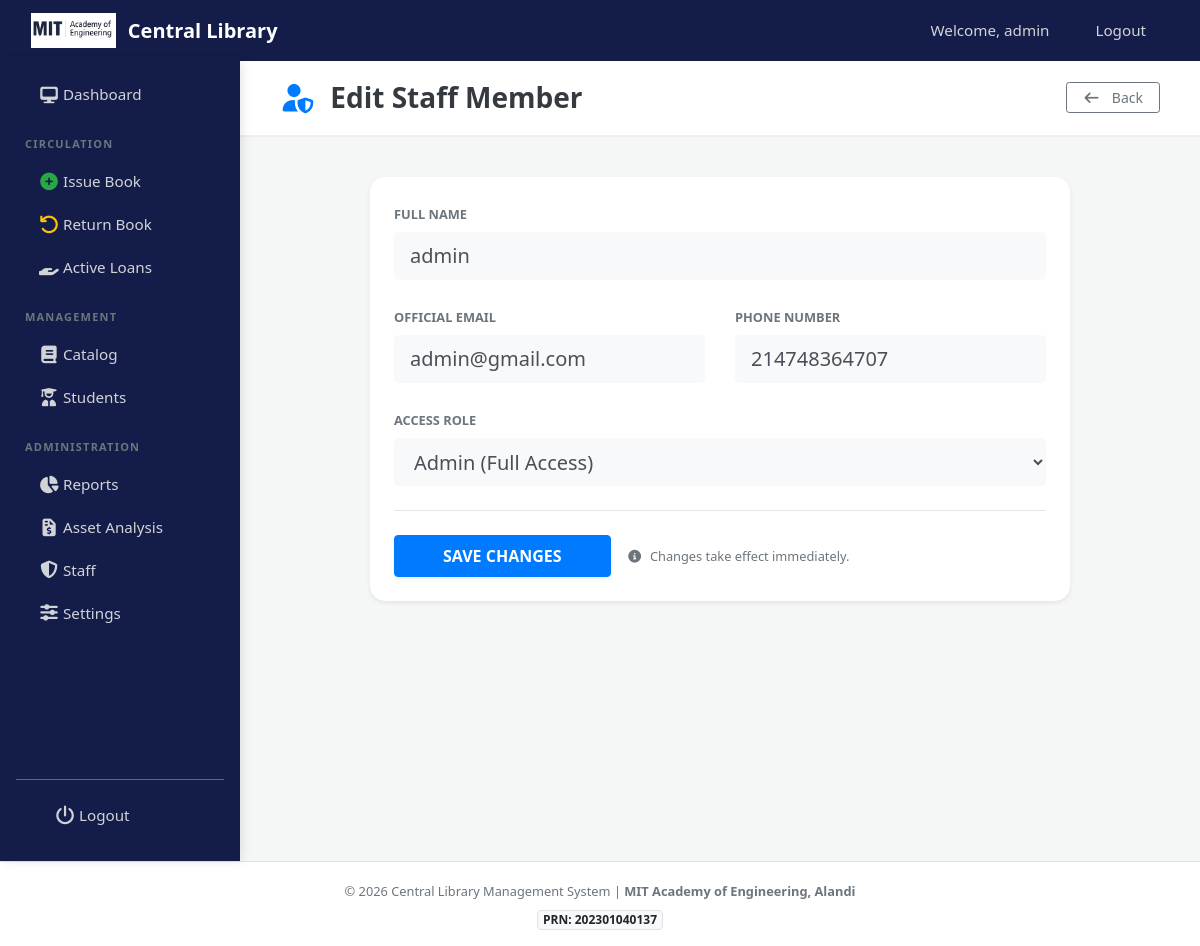
/admin/edit-staff.php?id=1 (signed in), run on the app's committed database.
### tables this page shows
CREATE TABLE `staff_accounts` (
  `id` int(11) NOT NULL,
  `name` varchar(100) NOT NULL,
  `email` varchar(100) NOT NULL,
  `password` varchar(255) NOT NULL,
  `role` enum('admin','staff') NOT NULL DEFAULT 'staff',
  `phone` varchar(15) DEFAULT NULL,
  `department` varchar(100) DEFAULT NULL,
  `created_at` timestamp NOT NULL DEFAULT current_timestamp(),
  `updated_at` timestamp NOT NULL DEFAULT current_timestamp() ON UPDATE current_timestamp(),
  `reset_otp` varchar(10) DEFAULT NULL,
  `otp_expiry` datetime DEFAULT NULL
);

### admin/edit-staff.php (the view, shortened to what this page needs)
<?php
require_once "../includes/header.php";
$id = mysqli_real_escape_string($connection, $_GET['id']);
$staff = mysqli_fetch_assoc(mysqli_query($connection, "SELECT * FROM staff_accounts WHERE id = '$id'"));
?>
<div class="main-wrapper">
    <?php include "../sidebar.php"; ?>
    <div class="content-area">
        <div class="sticky-header d-flex justify-content-between align-items-center">
            <h3 class="m-0 font-weight-bold text-dark">
                <i class="fas fa-user-shield text-primary mr-2"></i> Edit Staff Member
            </h3>
            <a href="manage-staff.php" class="btn btn-outline-secondary btn-sm px-3">
                <i class="fas fa-arrow-left mr-2"></i> Back
            </a>
        </div>
        <div class="main-content">
            <div class="card card-edit shadow-sm">
                <div class="card-body p-4">
                    <form method="POST">
                        <div class="form-group mb-4">
                            <label class="font-weight-bold small text-uppercase text-muted">Full Name</label>
                            <input type="text" name="name" class="form-control form-control-lg bg-light border-0" value="<?php echo htmlspecialchars($staff['name']); ?>" required>
                        </div>
                        <div class="row">
                            <div class="col-md-6 form-group mb-4">
                                <label class="font-weight-bold small text-uppercase text-muted">Official Email</label>
                                <input type="email" name="email" class="form-control form-control-lg bg-light border-0" value="<?php echo htmlspecialchars($staff['email']); ?>" required>
                            </div>
                            <div class="col-md-6 form-group mb-4">
                                <label class="font-weight-bold small text-uppercase text-muted">Phone Number</label>
                                <input type="text" name="phone" class="form-control form-control-lg bg-light border-0" value="<?php echo htmlspecialchars($staff['phone']); ?>" required>
                            </div>
                        </div>
                        <div class="form-group mb-4">
                            <label class="font-weight-bold small text-uppercase text-muted">Access Role</label>
                            <select name="role" class="form-control form-control-lg bg-light border-0">
                                <option value="admin" <?php echo ($staff['role'] == 'admin') ? 'selected' : ''; ?>>Admin (Full Access)</option>
                            </select>
                        </div>
                        <hr class="my-4">
                        <div class="d-flex align-items-center">
                            <button type="submit" name="update_staff" class="btn btn-primary px-5 py-2 font-weight-bold shadow-sm mr-3">
                                SAVE CHANGES
                            </button>
                            <span class="text-muted small"><i class="fas fa-info-circle mr-1"></i> Changes take effect immediately.</span>
                        </div>
                    </form>
                </div>
            </div>
        </div>
    </div>
</div>
<?php include "../includes/footer.php"; ?>

### includes/header.php (style rules this page uses)
body { background-color: #f4f7f6; font-family: 'Segoe UI', Tahoma, Geneva, Verdana, sans-serif; }
.main-content { margin-left: 240px; padding: 30px; }

### admin/edit-staff.php (style rules this page uses)
html, body { height: 100%; margin: 0; padding: 0; overflow: hidden; background-color: #f4f7f6; }
.main-wrapper { display: flex; height: 100vh; width: 100vw; }
.content-area { flex-grow: 1; display: flex; flex-direction: column; height: 100vh; overflow: hidden; }
.sticky-header { background: white; border-bottom: 2px solid #eee; padding: 20px 40px; margin-left: 240px; flex-shrink: 0; z-index: 1000; }
.main-content { margin-left: 240px; padding: 40px; flex-grow: 1; overflow-y: auto; display: flex; flex-direction: column; align-items: center; }
.card-edit { border: none; border-radius: 15px; width: 100%; max-width: 700px; background: white; margin-bottom: 20px; }

### data on the page
staff_accounts: name "admin", email "admin@gmail.com", phone "214748364707", role "Admin (Full Access)"

### other printed values
$_SESSION['username'] "admin"
